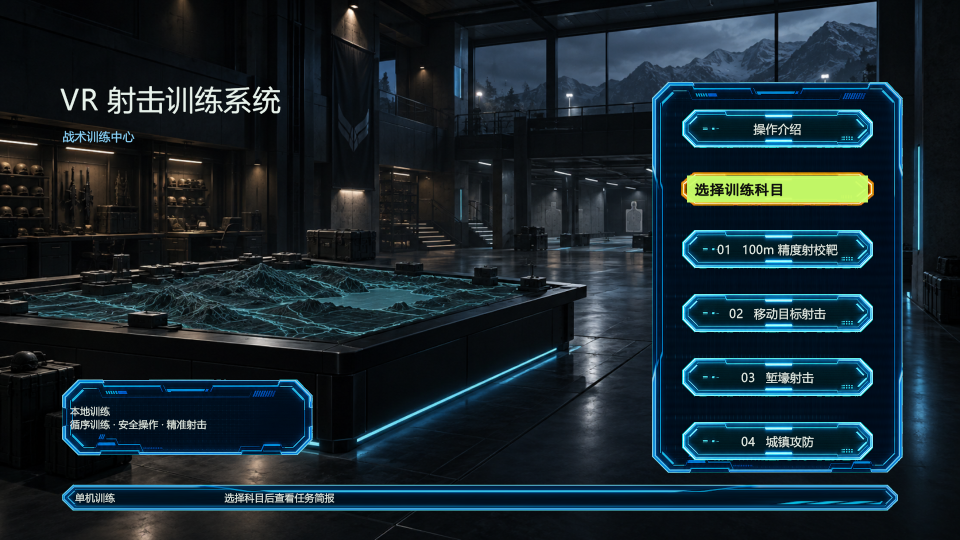
#> input picture docs/codex-reports/evidence/mainmenu-relayout-2026-11-15/Screen_MainMenu.png, 1920 x 1080 px (shown at 1/2 size)
$ python make-closeup.py
#> lines starting #> are read from the running program, lines starting #| are printed output that depends on the picture; long printed decimals are rounded
from pathlib import Path
from PIL import Image

folder = Path(__file__).resolve().parent
source = Image.open(folder/'Screen_MainMenu.png').convert('RGB')
#> source is the input picture: PIL image 1920x1080 RGB; mean R, G, B 24.1, 39, 46.7
assert source.size == (1920,1080)
# Exact Frame bounds in screenshot coordinates (origin top-left).
box = (1300,160,1810,950)
cropped = source.crop(box)
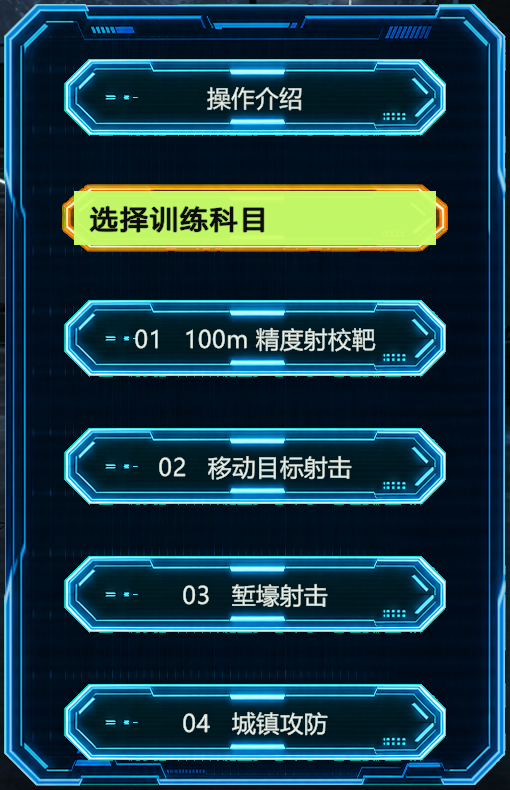
#> cropped: PIL image 510x790 RGB; mean R, G, B 24.6, 60.8, 72.7
scale = min(1920/cropped.width,1080/cropped.height)
#> scale = 1.37
size = (round(cropped.width*scale),round(cropped.height*scale))
#> size = (697, 1080)
zoom = cropped.resize(size,Image.Resampling.LANCZOS)
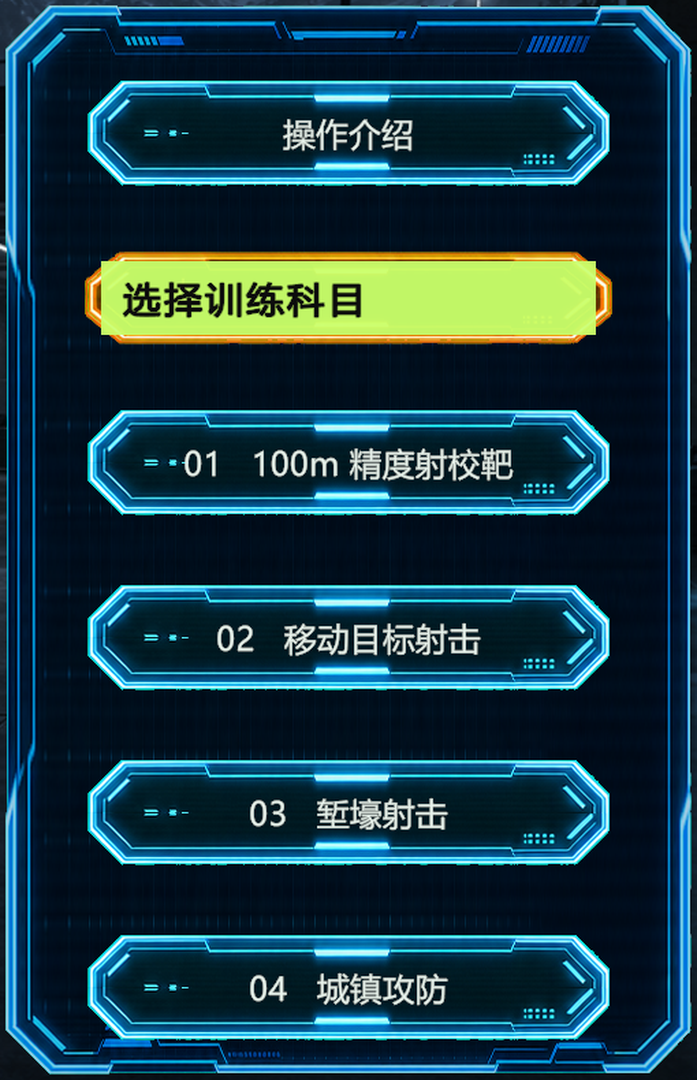
#> zoom: PIL image 697x1080 RGB; mean R, G, B 24.9, 60.8, 72.7
output = Image.new('RGB',(1920,1080),(7,15,25))
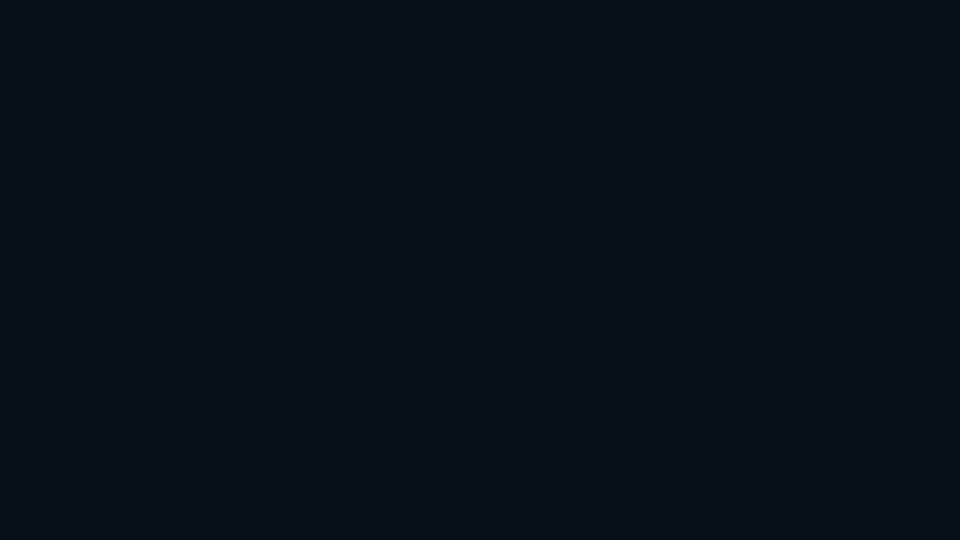
#> output: PIL image 1920x1080 RGB (shown at 1/2 size); mean R, G, B 7, 15, 25
output.paste(zoom,((1920-size[0])//2,(1080-size[1])//2))
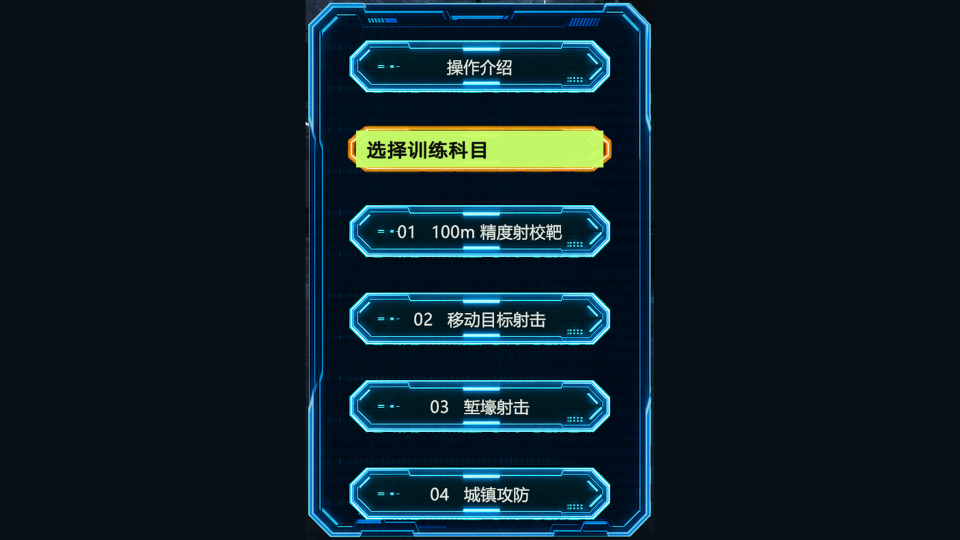
#> output: PIL image 1920x1080 RGB (shown at 1/2 size); mean R, G, B 13.5, 31.6, 42.3
output.save(folder/'Screen_MainMenu_Closeup.png')
print('Closeup:',box,'scale:',scale,'content:',size,'output:',output.size)
#| Closeup: (1300, 160, 1810, 950) scale: 1.367 content: (697, 1080) output: (1920, 1080)
